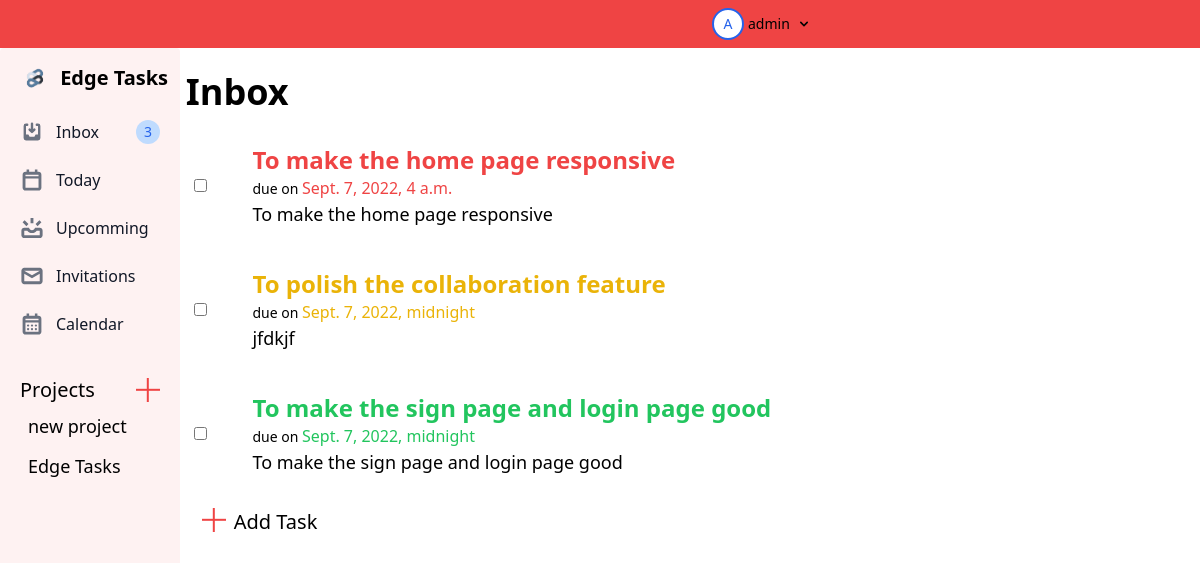
Page /inbox (signed in) on the committed database.
### main/models.py (models this page shows, shortened)
class Project(models.Model):
    author = models.ForeignKey(User, on_delete=models.CASCADE, null=True, blank=True)
    date_added = models.DateTimeField(auto_now_add=True)
    allowed_users = models.ManyToManyField(User, default=User, blank=True, related_name='allowed_project_users')
    title = models.CharField(max_length=63)
    slug = models.SlugField(unique=True, default=uuid.uuid4)

class ToDo(models.Model):
    title = models.CharField(max_length=63)
    description = models.TextField(max_length=255)
    date_added = models.DateTimeField(auto_now_add=True, null=True, blank=True)
    date_time = models.DateTimeField(null=True, blank=True)
    done = models.BooleanField(default=False)
    author = models.ForeignKey(User, default=User, on_delete=models.CASCADE, null=True)
    allowed_users = models.ManyToManyField(User, default=User, blank=True, related_name='allowed_users')
    priority_choices = [(1, "Priority 1"), (2, "Priority 2"), (3, "Priority 3"), (4, "Priority 4")]
    priority = models.CharField(max_length=1, choices=priority_choices, default=4)
    parent = models.ForeignKey('self', on_delete=models.CASCADE, default=None, null=True, blank=True)
    project = models.ForeignKey(Project, on_delete=models.CASCADE, null=True, blank=True)
    date_done = models.DateTimeField(default=None, null=True, blank=True)

### main/views.py (the view)
# urls.py: path('inbox', inbox_view, name="inbox"),
def inbox_view(request):
    if request.user.is_authenticated:
        aware_datetime = make_aware(datetime.datetime.now())
        todo = ToDo.objects.filter((Q(author=request.user) | Q(project__allowed_users=request.user)), parent=None)
        delete_todos = todo.filter(done=True, date_done__gte=aware_datetime-datetime.timedelta(days=1)).all()
        for delete_todo in delete_todos:
            delete_todo.delete()
        counts, projects = get_sidebar_info(request)
        context = {"ToDo": todo, "heading": "Inbox", "counts": counts, "projects": projects, "is_project": False}
        return render(request, 'main/home.html', context)
    return render(request, 'main/signup.html')

### main/templates/main/home.html (shortened to what this page needs)
{% extends "./base.html" %}
{% load static %}
{% block task_area %}
    <div class="task-area">
        <br>
        <h2 class="text-4xl font-bold dark:text-white">{{ heading }}</h2>
        <br>
        {% for todo in ToDo %}
        {% if todo.done == False %}
        <div data-id="{{ todo.id }}" data-task-priority="{{ todo.priority }}" class="todo-item border-2 w-full h-auto mb-6 flex p-2 rounded-lg background-transparent border-none">
            <div class="w-12 flex justify-items-center items-center">
                <form data-id="{{ todo.id }}" class="task-done-form">
                    <input name="task_checkbox" type="checkbox" class="task-checkbox">
                </form>
            </div>
            <div class="task-item-click w-87">
                <div class="task-title w-full font-semibold text-2xl priority-{{ todo.priority }}">{{ todo.title }}</div>
                <div class="font-light text-sm">due on <span class="task-date font-normal text-base priority-{{ todo.priority }}">{{ todo.date_time }}</span></div>
                <div class="w-full font-normal text-lg">{{ todo.description }}</div>
            </div>
        </div>
        {% endif %}
        {% endfor %}
        <button id="add-todo-button">
            <div class="flex align-middle text-xl ml-4">
                <div class="plus-parent translate-y-2 mr-2 z--10">
                    <div class="plus-child-horizontal"></div>
                    <div class="plus-child-vertical"></div>
                </div> Add Task
            </div>
        </button>
    </div>
</div>
{% endblock %}

### main/templates/main/base.html (shortened to what this page needs)
{% load static %}
<!DOCTYPE html>
<html lang="en">
<head>
    <link href="https://unpkg.com/tailwindcss@^2/dist/tailwind.min.css" rel="stylesheet">
    <link href="{% static 'css/style.css' %}" rel="stylesheet">
</head>
<body>
<div class="w-screen h-12 bg-red-500 sticky top-0 flex">
        <div id="hamburger" class="w-1/12 h-full flex justify-end items-center ml-2">
        </div>
        <div class="w-1/2 flex justify-center items-center">
        </div>
        <div class="w-1/4 relative top-1/2">
            <button id="dropdownAvatarNameButton" data-dropdown-toggle="dropdownAvatarName" class="z-30 opacity-100 absolute translate-y-half flex items-center text-sm font-medium text-black rounded-full hover:text-gray-800 dark:hover:text-blue-500 dark:text-white" type="button">
                <div class="inline-flex overflow-hidden relative justify-center items-center w-8 h-8 mx-1 bg-white rounded-full border-2 border-blue-600 dark:bg-gray-600">
                    <span class="font-medium text-blue-600 dark:text-blue-300">{{ request.user.username.0 | capfirst }}</span>
                </div>
                {{ request.user }}
                <svg class="w-4 h-4 mx-1.5" aria-hidden="true" fill="currentColor" viewBox="0 0 20 20" xmlns="http://www.w3.org/2000/svg"><path fill-rule="evenodd" d="M5.293 7.293a1 1 0 011.414 0L10 10.586l3.293-3.293a1 1 0 111.414 1.414l-4 4a1 1 0 01-1.414 0l-4-4a1 1 0 010-1.414z" clip-rule="evenodd"></path></svg>
            </button>
        </div>
</div>
<div class="flex">
    <aside id="sidebar" class="w-48" style="height: 100vh;" aria-label="Sidebar">
        <div class="overflow-y-hidden py-4 px-3 bg-red-50 rounded h-full navbar-block fixed">
            <a href="" class="flex items-center pl-2.5 mb-5">
               <img src="{% static 'images/logo.png' %}" class="mr-3 h-6 sm:h-7" alt="Edge Works Logo">
               <span class="self-center text-xl font-semibold whitespace-nowrap dark:text-white">Edge Tasks</span>
            </a>
            <ul class="space-y-2">
               <li>
                  <a href="{% url 'inbox' %}" class="flex items-center p-2 text-base font-normal text-gray-900 rounded-lg dark:text-white hover:bg-red-100 dark:hover:bg-gray-700">
                     <span class="flex-1 ml-3 whitespace-nowrap">Inbox</span>
                     {% if counts.inbox_count != 0 %}<span class="inline-flex justify-center items-center p-3 ml-3 w-3 h-3 text-sm font-medium text-blue-600 bg-blue-200 rounded-full dark:bg-blue-900 dark:text-blue-200">{{ counts.inbox_count }}</span>{% endif %}
                  </a>
               </li>
               <li>
                 <a href="{% url 'today' %}" class="flex items-center p-2 text-base font-normal text-gray-900 rounded-lg dark:text-white hover:bg-red-100 dark:hover:bg-gray-700">
                    <span class="flex-1 ml-3 whitespace-nowrap">Today</span>
                 </a>
              </li>
              <li>
                 <a href="{% url 'upcomming' %}" class="flex items-center p-2 text-base font-normal text-gray-900 rounded-lg dark:text-white hover:bg-red-100 dark:hover:bg-gray-700">
                    <span class="flex-1 ml-3 whitespace-nowrap">Upcomming</span>
                 </a>
              </li>
              <li>
                <a href="{% url 'invite' %}" class="flex items-center p-2 text-base font-normal text-gray-900 rounded-lg dark:text-white hover:bg-red-100 dark:hover:bg-gray-700">
                   <span class="flex-1 ml-3 whitespace-nowrap">Invitations</span>
                </a>
             </li>
             <li>
                <a href="{% url 'calendar' %}" class="flex items-center p-2 text-base font-normal text-gray-900 rounded-lg dark:text-white hover:bg-red-100 dark:hover:bg-gray-700">
                   <span class="flex-1 ml-3 whitespace-nowrap">Calendar</span>
                </a>
             </li>
            </ul>
            <br>
            <div class="flex items-center justify-between">
                <div class="p-2 text-xl font-medium dark:text-white">Projects</div>
                <div id="add-project-btn" class="plus-parent translate-y-2 mr-2">
                    <div class="plus-child-vertical"></div>
                </div>
            </div>
            <div class="">
                <ul class="space-y-2 h-1/2 overflow-y-auto">
                    {% for project in projects %}
                    <li class=" w-full hover:bg-red-100 rounded-lg h-8 text-base"><a href="{% url 'project' project.slug %}"><h6 class="pl-4 text-lg font-normal dark:text-white">{{ project.title }}</h6></a></li>
                    {% endfor %}
                </ul>
            </div>
        </div>
    </aside>
    <div class="w-full">
    {% block task_area %}
    {% endblock %}
    </div>
</body>
</html>

### static/css/style.css (style rules this page uses)
.w-12 { width: 6%; }
.w-87 { width: 94%; }
.priority-1 { color: rgb(239 68 68); }
.priority-2 { color: rgb(234 179 8); }
.priority-3 { color: rgb(34 197 94); }
.plus-parent { position: relative; width: 1.5rem; height: 1.5rem; background: transparent; display: inline-block; }
.plus-child-vertical { width: 10%; height: 100%; background: rgb(239 68 68); position: absolute; left: 50%; transform: translateX(-50%); }
.plus-child-horizontal { width: 100%; height: 10%; background: rgb(239 68 68); position: absolute; top: 50%; transform: translateY(-50%); }
.z--10 { z-index: -10 }
.translate-y-half { transform: translateY(-50%); }
.task-area { min-width: 100%; padding-left: 15px; padding-right: 15px; }
@media (min-width: 768px) { .task-area { max-width: 42rem; min-width: 36rem; margin-left: auto; margin-right: auto; } }
@media (min-width: 1024px) { .task-area { max-width: 64rem; min-width: 48rem; } }
@media (min-width: 1024px) { .navbar-block { display: block!important; } }

### rows in the picture
Project: title "new project"
Project: title "Edge Tasks"
ToDo: title "To make the home page responsive", date_time "Sept. 7, 2022, 4 a.m.", description "To make the home page responsive"
ToDo: title "To polish the collaboration feature", date_time "Sept. 7, 2022, midnight", description "jfdkjf"
ToDo: title "To make the sign page and login page good", date_time "Sept. 7, 2022, midnight", description "To make the sign page and login page good"

### other values in the picture
{{ request.user.username.0 | capfirst }} "A"
{{ request.user }} "admin"
{{ counts.inbox_count }} "3"
{{ heading }} "Inbox"
